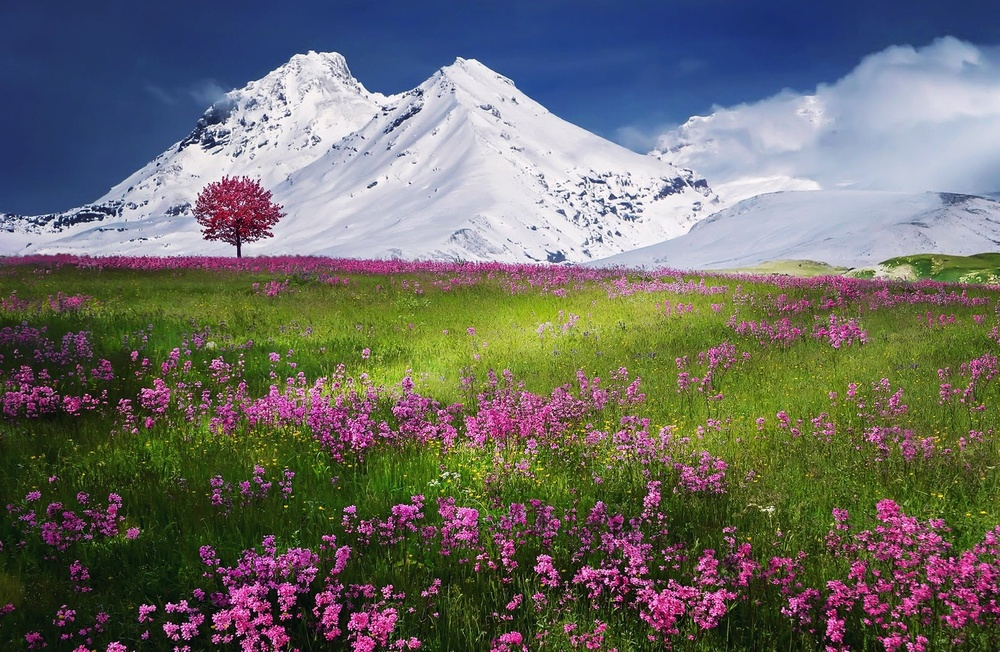
#> input picture BuildingImageProcessingApplicationsUsingScikitImage/images/snow.jpg, 1000 x 652 px, shrunk from 1880 x 1226 before the run
$ jupyter execute --allow-errors Similarity.ipynb   (older library calls are emulated)
#> lines starting #> are read from the running program, lines starting #| are printed output that depends on the picture
[cell 1]
import numpy as np
import matplotlib.pyplot as plt

from skimage import io, data, img_as_float, color
from skimage.measure import compare_ssim as ssim

[cell 2]
snow = img_as_float(io.imread('images/snow.jpg'))

plt.figure(figsize=(8,8))
plt.imshow(snow)

[cell 3]
noise = np.ones_like(snow)*0.4*(snow.max() - snow.min())
#> noise: shape (652, 1000, 3) float64; every value is 0.4

noise[np.random.random(size=noise.shape)>0.7] *= -1
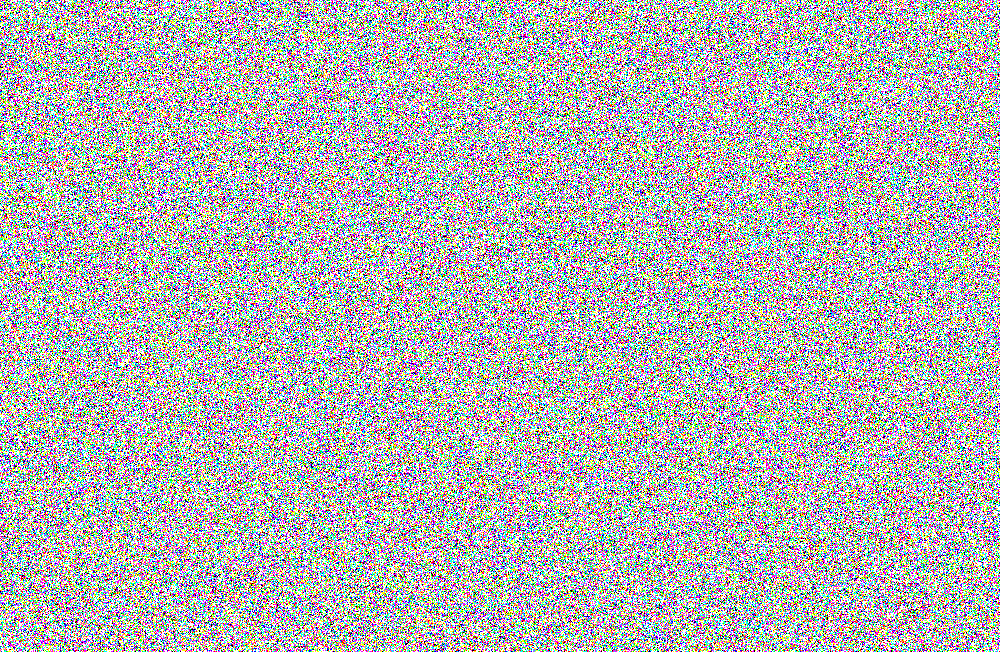
#> noise: shape (652, 1000, 3) float64; mean R, G, B 0.16, 0.16, 0.159; drawn with min black and max white

[cell 4]
def mse(x,y):
    return np.linalg.norm(x-y)

[cell 5]
snow_noisy = snow+noise
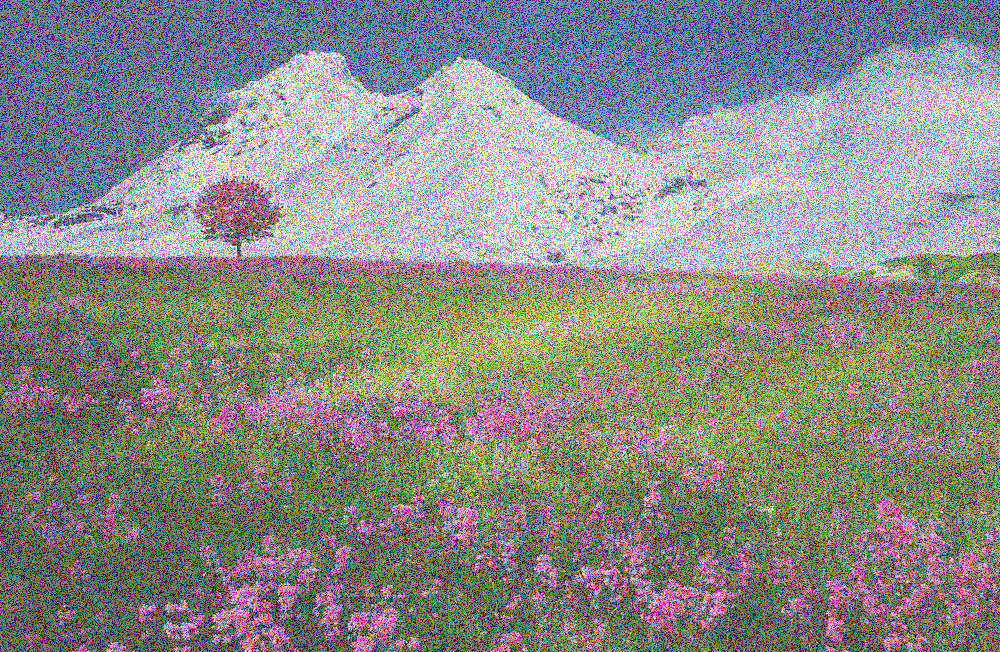
#> snow_noisy: shape (652, 1000, 3) float64; mean R, G, B 0.577, 0.576, 0.555; drawn with min black and max white

plt.figure(figsize=(8,8))
plt.imshow(snow_noisy)
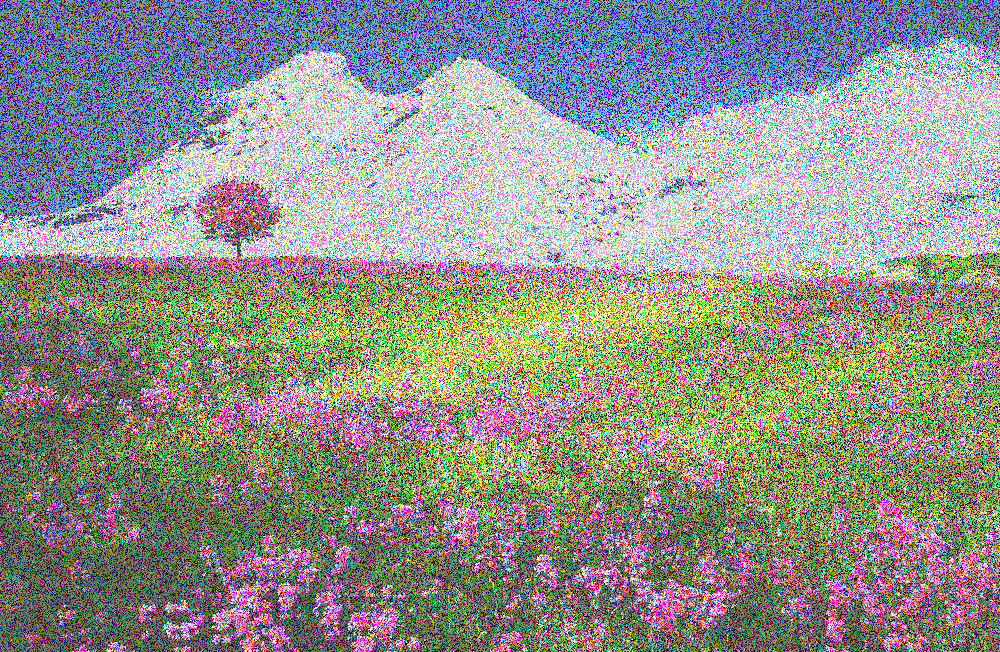
#> shown: shape (652, 1000, 3) float64; mean R, G, B 0.574, 0.573, 0.554

[cell 6]
snow_noisy_constant = snow + abs(noise)

plt.figure(figsize=(8,8))
plt.imshow(snow_noisy_constant)
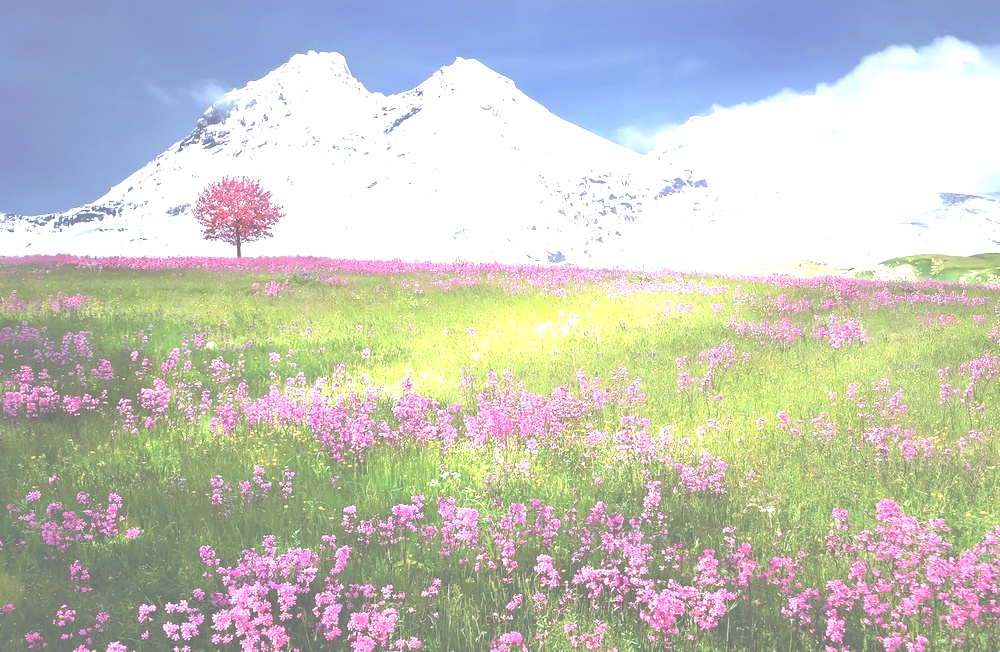
#> shown: shape (652, 1000, 3) float64; mean R, G, B 0.767, 0.771, 0.737

[cell 7]
mse_none = mse(snow, snow)
#> mse_none = 0

ssim_none = ssim(snow, snow, multichannel=True, data_range = snow.max()-snow.min())
#> ssim_none = 1

[cell 8]
mse_noise = mse(snow, snow_noisy)
#> mse_noise = 559.4

ssim_noise = ssim(snow, snow_noisy, multichannel=True, data_range = snow_noisy.max()-snow_noisy.min())
#> ssim_noise = 0.111

$ run again, with BuildingImageProcessingApplicationsUsingScikitImage/images/church.jpg copied over BuildingImageProcessingApplicationsUsingScikitImage/images/snow.jpg
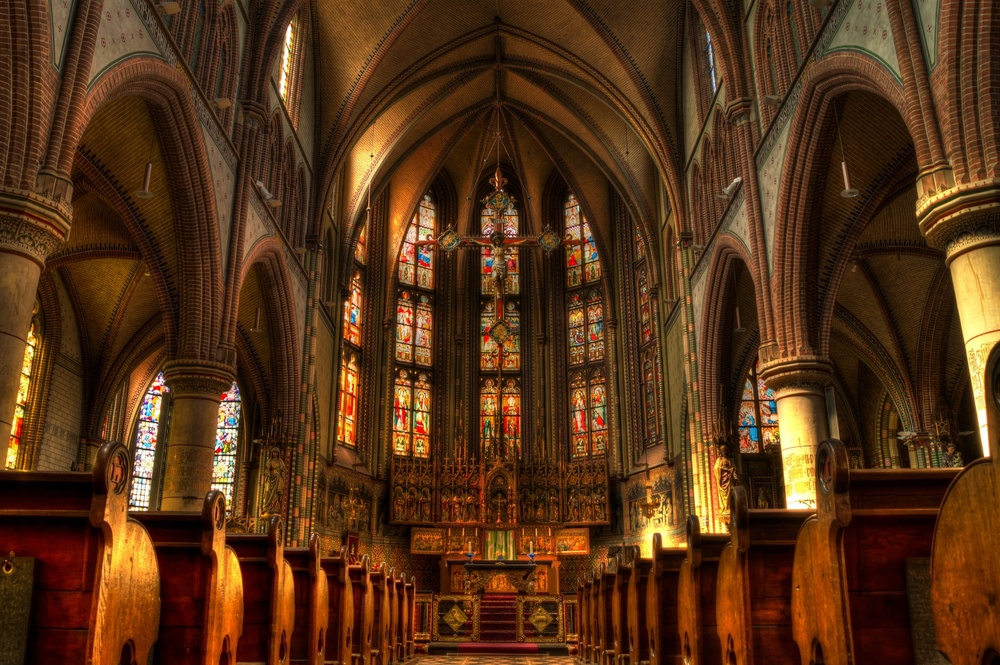
#> input picture BuildingImageProcessingApplicationsUsingScikitImage/images/church.jpg, 1000 x 665 px, shrunk from 1880 x 1251 before the run
#> `snow_noisy = snow+noise`:
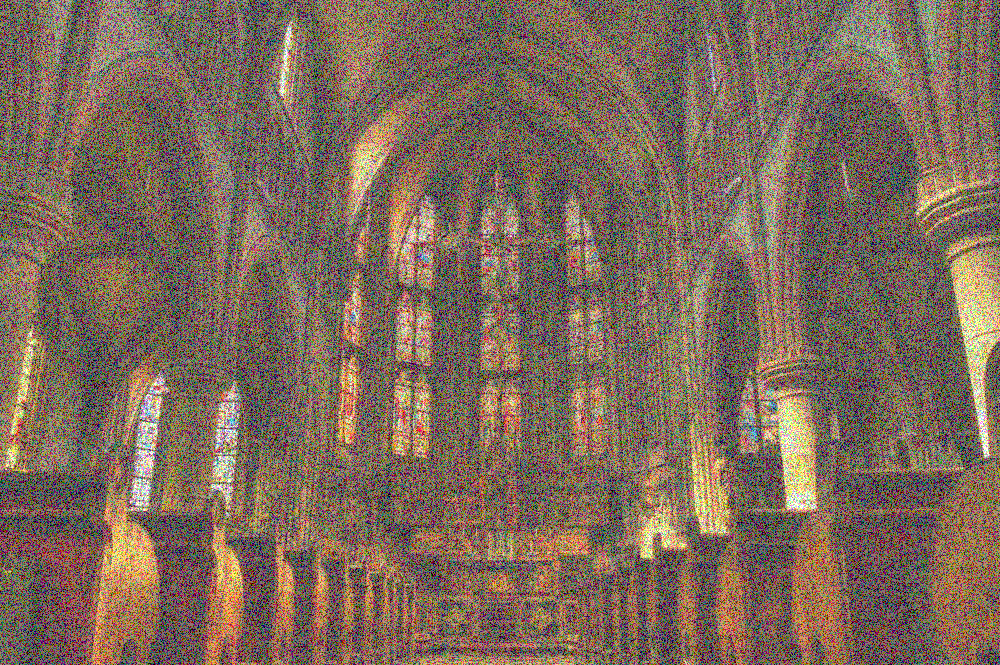
#> snow_noisy: shape (665, 1000, 3) float64; mean R, G, B 0.493, 0.356, 0.248; drawn with min black and max white
#> `[cell 6] snow_noisy_constant = snow + abs(noise)  plt.figure(figsize=(..`:
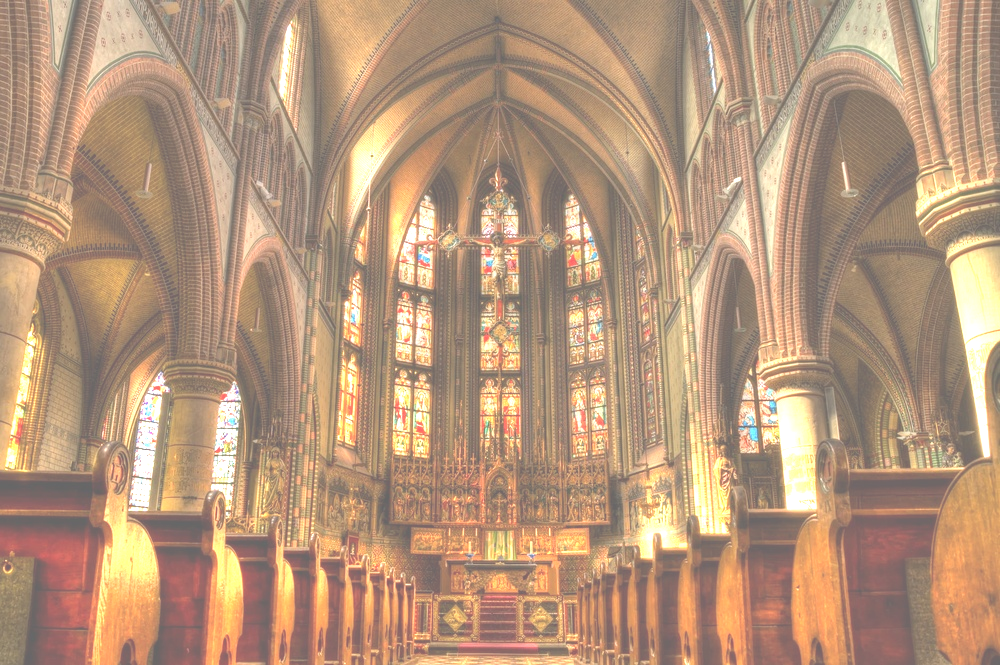
#> shown: shape (665, 1000, 3) float64; mean R, G, B 0.713, 0.59, 0.487
#> mse_none = 0
#> ssim_none = 1
#> mse_noise = 565
#> ssim_noise = 0.0733

$ run again, with BuildingImageProcessingApplicationsUsingScikitImage/images/dogs.jpg copied over BuildingImageProcessingApplicationsUsingScikitImage/images/snow.jpg
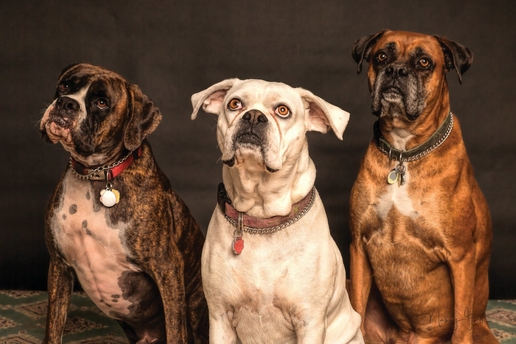
#> input picture BuildingImageProcessingApplicationsUsingScikitImage/images/dogs.jpg, 516 x 344 px
#> `snow_noisy = snow+noise`:
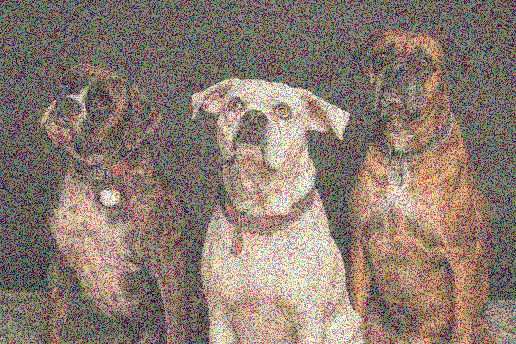
#> snow_noisy: shape (344, 516, 3) float64; mean R, G, B 0.584, 0.471, 0.393; drawn with min black and max white
#> `[cell 6] snow_noisy_constant = snow + abs(noise)  plt.figure(figsize=(..`:
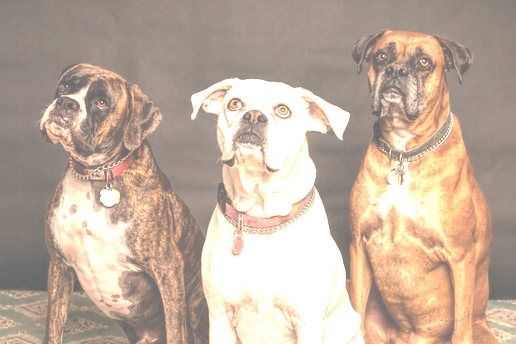
#> shown: shape (344, 516, 3) float64; mean R, G, B 0.757, 0.682, 0.62
#> mse_none = 0
#> ssim_none = 1
#> mse_noise = 291.9
#> ssim_noise = 0.074
